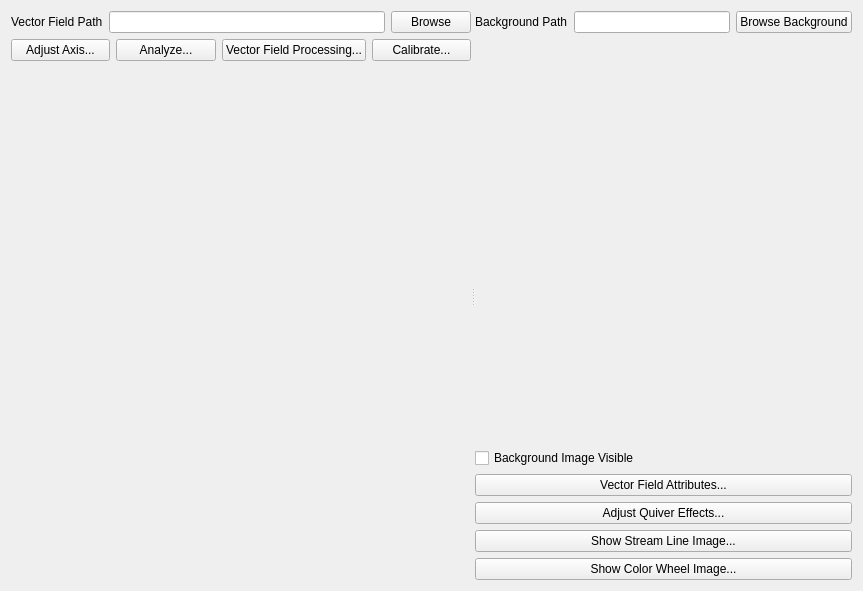
<?xml version="1.0" encoding="UTF-8"?>
<ui version="4.0">
 <class>Form</class>
 <widget class="QWidget" name="Form">
  <property name="geometry">
   <rect>
    <x>0</x>
    <y>0</y>
    <width>863</width>
    <height>591</height>
   </rect>
  </property>
  <property name="windowTitle">
   <string>Form</string>
  </property>
  <layout class="QVBoxLayout" name="verticalLayout_4">
   <item>
    <widget class="QSplitter" name="splitter">
     <property name="orientation">
      <enum>Qt::Horizontal</enum>
     </property>
     <widget class="QWidget" name="">
      <layout class="QVBoxLayout" name="verticalLayout_3" stretch="0,0,1">
       <item>
        <layout class="QHBoxLayout" name="horizontalLayout">
         <item>
          <widget class="QLabel" name="label">
           <property name="text">
            <string>Vector Field Path</string>
           </property>
          </widget>
         </item>
         <item>
          <widget class="QLineEdit" name="lineEdit_vector_path"/>
         </item>
         <item>
          <widget class="QPushButton" name="pushButton_browse">
           <property name="text">
            <string>Browse</string>
           </property>
          </widget>
         </item>
        </layout>
       </item>
       <item>
        <layout class="QHBoxLayout" name="horizontalLayout_2">
         <item>
          <widget class="QPushButton" name="pushButton_adjust_axis">
           <property name="text">
            <string>Adjust Axis...</string>
           </property>
          </widget>
         </item>
         <item>
          <widget class="QPushButton" name="pushButton_analyze">
           <property name="text">
            <string>Analyze...</string>
           </property>
          </widget>
         </item>
         <item>
          <widget class="QPushButton" name="pushButton_vector_processing">
           <property name="text">
            <string>Vector Field Processing...</string>
           </property>
          </widget>
         </item>
         <item>
          <widget class="QPushButton" name="pushButton_calibrate">
           <property name="text">
            <string>Calibrate...</string>
           </property>
          </widget>
         </item>
        </layout>
       </item>
       <item>
        <widget class="WidgetPlotQuiver" name="widget_quiver" native="true"/>
       </item>
      </layout>
     </widget>
     <widget class="QWidget" name="">
      <layout class="QVBoxLayout" name="verticalLayout_2" stretch="0,1,0">
       <item>
        <layout class="QHBoxLayout" name="horizontalLayout_3">
         <item>
          <widget class="QLabel" name="label_2">
           <property name="text">
            <string>Background Path</string>
           </property>
          </widget>
         </item>
         <item>
          <widget class="QLineEdit" name="lineEdit_background_path"/>
         </item>
         <item>
          <widget class="QPushButton" name="pushButton_browse_background">
           <property name="text">
            <string>Browse Background</string>
           </property>
          </widget>
         </item>
        </layout>
       </item>
       <item>
        <widget class="WidgetPlotBackground" name="widget_background" native="true"/>
       </item>
       <item>
        <layout class="QVBoxLayout" name="verticalLayout">
         <item>
          <widget class="QCheckBox" name="checkBox_background_visible">
           <property name="text">
            <string>Background Image Visible</string>
           </property>
          </widget>
         </item>
         <item>
          <widget class="QPushButton" name="pushButton_attributes">
           <property name="text">
            <string>Vector Field Attributes...</string>
           </property>
          </widget>
         </item>
         <item>
          <widget class="QPushButton" name="pushButton_adjust_effects">
           <property name="text">
            <string>Adjust Quiver Effects...</string>
           </property>
          </widget>
         </item>
         <item>
          <widget class="QPushButton" name="pushButton_show_stream_line">
           <property name="text">
            <string>Show Stream Line Image...</string>
           </property>
          </widget>
         </item>
         <item>
          <widget class="QPushButton" name="pushButton_show_color_wheel">
           <property name="text">
            <string>Show Color Wheel Image...</string>
           </property>
          </widget>
         </item>
        </layout>
       </item>
      </layout>
     </widget>
    </widget>
   </item>
  </layout>
 </widget>
 <customwidgets>
  <customwidget>
   <class>WidgetPlotQuiver</class>
   <extends>QWidget</extends>
   <header>bin.Widgets.WidgetPlots.h</header>
   <container>1</container>
  </customwidget>
  <customwidget>
   <class>WidgetPlotBackground</class>
   <extends>QWidget</extends>
   <header>bin.Widgets.WidgetPlots.h</header>
   <container>1</container>
  </customwidget>
 </customwidgets>
 <resources/>
 <connections/>
</ui>
